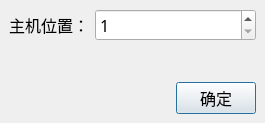
<?xml version="1.0" encoding="UTF-8"?>
<ui version="4.0">
 <class>Cab_RemoveRackDlg</class>
 <widget class="QDialog" name="Cab_RemoveRackDlg">
  <property name="geometry">
   <rect>
    <x>0</x>
    <y>0</y>
    <width>265</width>
    <height>123</height>
   </rect>
  </property>
  <property name="font">
   <font>
    <family>微软雅黑</family>
    <pointsize>12</pointsize>
   </font>
  </property>
  <property name="windowTitle">
   <string>删除机架设备</string>
  </property>
  <layout class="QVBoxLayout" name="verticalLayout">
   <property name="leftMargin">
    <number>0</number>
   </property>
   <property name="topMargin">
    <number>0</number>
   </property>
   <property name="rightMargin">
    <number>0</number>
   </property>
   <property name="bottomMargin">
    <number>0</number>
   </property>
   <item>
    <widget class="QWidget" name="widget_white" native="true">
     <layout class="QGridLayout" name="gridLayout" rowstretch="0,0" columnstretch="0,1">
      <item row="0" column="0">
       <widget class="QLabel" name="label_address">
        <property name="text">
         <string>主机位置：</string>
        </property>
       </widget>
      </item>
      <item row="0" column="1">
       <widget class="QSpinBox" name="spinBox">
        <property name="minimum">
         <number>1</number>
        </property>
        <property name="maximum">
         <number>999999999</number>
        </property>
       </widget>
      </item>
      <item row="1" column="0">
       <spacer name="verticalSpacer">
        <property name="orientation">
         <enum>Qt::Vertical</enum>
        </property>
        <property name="sizeHint" stdset="0">
         <size>
          <width>20</width>
          <height>40</height>
         </size>
        </property>
       </spacer>
      </item>
     </layout>
    </widget>
   </item>
   <item>
    <layout class="QHBoxLayout" name="horizontalLayout">
     <property name="leftMargin">
      <number>9</number>
     </property>
     <property name="topMargin">
      <number>9</number>
     </property>
     <property name="rightMargin">
      <number>9</number>
     </property>
     <property name="bottomMargin">
      <number>9</number>
     </property>
     <item>
      <spacer name="horizontalSpacer">
       <property name="orientation">
        <enum>Qt::Horizontal</enum>
       </property>
       <property name="sizeHint" stdset="0">
        <size>
         <width>194</width>
         <height>20</height>
        </size>
       </property>
      </spacer>
     </item>
     <item>
      <widget class="QPushButton" name="pushButton_ok">
       <property name="text">
        <string>确定</string>
       </property>
      </widget>
     </item>
    </layout>
   </item>
  </layout>
 </widget>
 <resources/>
 <connections>
  <connection>
   <sender>pushButton_ok</sender>
   <signal>clicked()</signal>
   <receiver>Cab_RemoveRackDlg</receiver>
   <slot>accept()</slot>
   <hints>
    <hint type="sourcelabel">
     <x>249</x>
     <y>123</y>
    </hint>
    <hint type="destinationlabel">
     <x>147</x>
     <y>71</y>
    </hint>
   </hints>
  </connection>
 </connections>
</ui>
